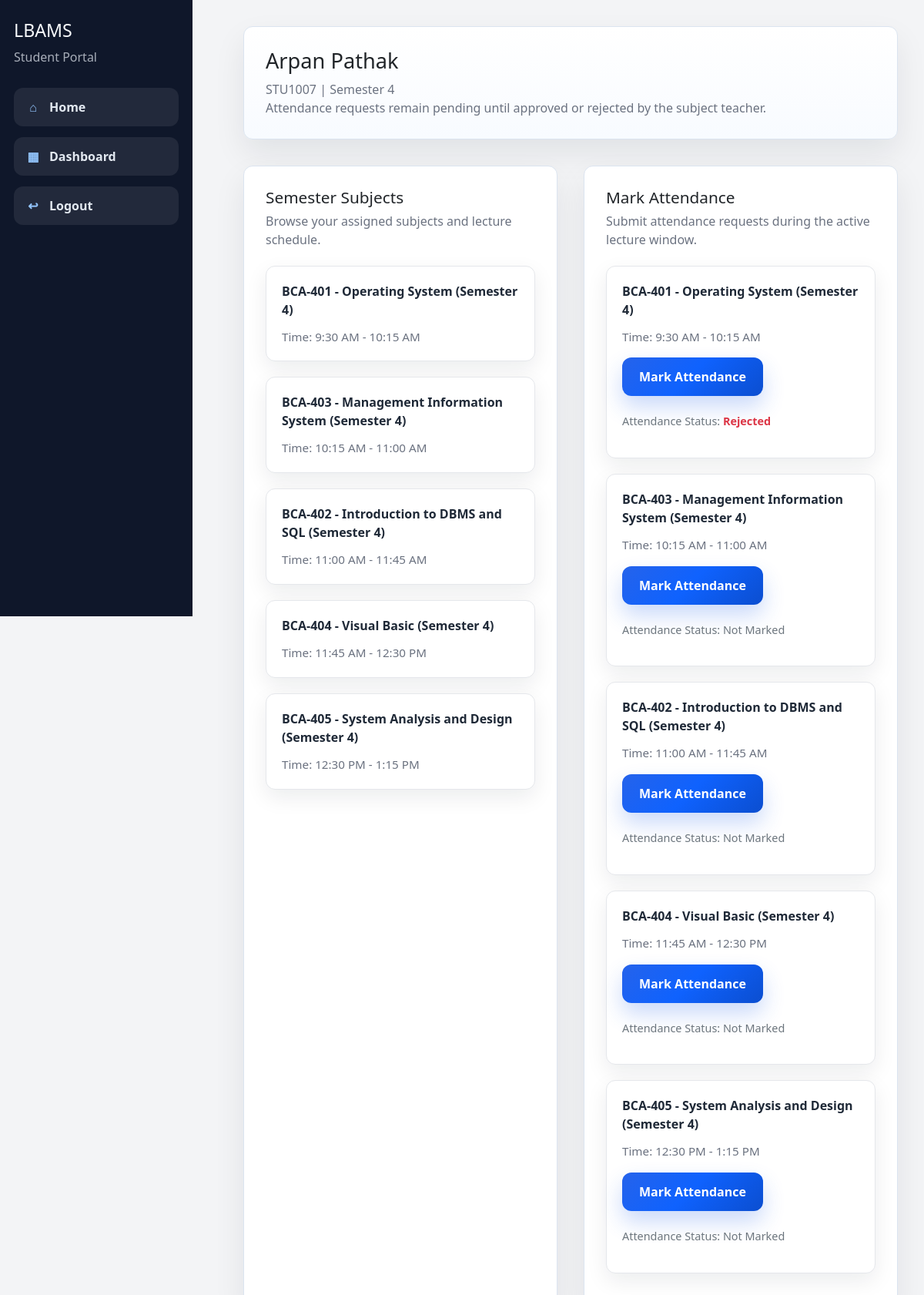
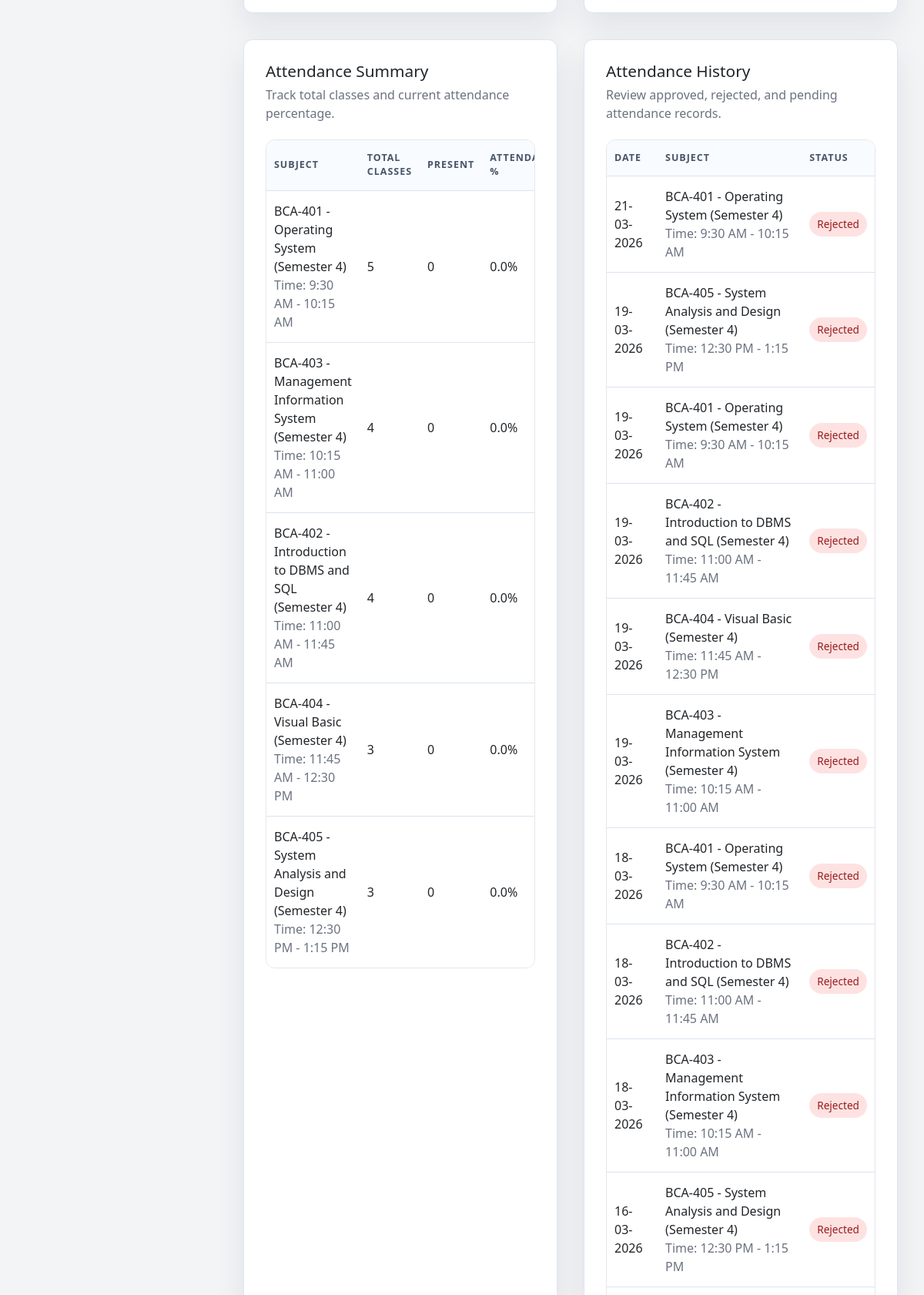
The app's page /student/dashboard (signed in, upper part) with its own data (2 pictures, top to bottom).
### models.py (models this page shows, shortened)
class User(UserMixin, db.Model):
    __tablename__ = "users"
    id = db.Column(db.Integer, primary_key=True)
    username = db.Column(db.String(80), unique=True, nullable=False)
    password_hash = db.Column(db.String(255), nullable=False)
    role = db.Column(db.String(20), nullable=False)
    student = db.relationship("Student", back_populates="user", uselist=False)
    teacher = db.relationship("Teacher", back_populates="user", uselist=False)
    admin = db.relationship("Admin", back_populates="user", uselist=False)

class Student(db.Model):
    __tablename__ = "students"
    id = db.Column(db.Integer, primary_key=True)
    user_id = db.Column(db.Integer, db.ForeignKey("users.id"), unique=True, nullable=False)
    student_code = db.Column(db.String(30), unique=True, nullable=False)
    roll_number = db.Column(db.String(30), unique=True, nullable=False)
    full_name = db.Column(db.String(120), nullable=False)
    email = db.Column(db.String(120), unique=True, nullable=False)
    semester = db.Column(db.Integer, nullable=False)
    is_approved = db.Column(db.Boolean, default=False, nullable=False)
    is_rejected = db.Column(db.Boolean, default=False, nullable=False)
    created_at = db.Column(db.DateTime, default=datetime.utcnow, nullable=False)
    user = db.relationship("User", back_populates="student")
    attendances = db.relationship("Attendance", back_populates="student", passive_deletes=True)
    attendance_summaries = db.relationship(
        "AttendanceSummary",
        back_populates="student",
        passive_deletes=True,
    )

class Subject(db.Model):
    __tablename__ = "subjects"
    id = db.Column(db.Integer, primary_key=True)
    name = db.Column(db.String(120), unique=True, nullable=False)
    code = db.Column(db.String(20), unique=True, nullable=False)
    semester = db.Column(db.Integer, nullable=False)
    subject_type = db.Column("type", db.String(20), nullable=False, default="theory")
    teacher_id = db.Column(db.Integer, db.ForeignKey("teachers.id"), nullable=True)
    start_time = db.Column(db.Time, nullable=True)
    end_time = db.Column(db.Time, nullable=True)
    teachers = db.relationship(
        "Teacher",
        secondary=teacher_subjects,
        back_populates="subject_assignments",
    )
    lectures = db.relationship("Lecture", back_populates="subject", cascade="all, delete-orphan")
    attendances = db.relationship("Attendance", back_populates="subject")
    attendance_summaries = db.relationship("AttendanceSummary", back_populates="subject")
    @property
    def lecture_time_label(self):
        if self.subject_type == "lab":
            return "Lab subject"
        if self.subject_type == "project":
            return "Project"
        if not self.start_time or not self.end_time:
            return "Time not set"
        start = self.start_time.strftime("%I:%M %p").lstrip("0")
        end = self.end_time.strftime("%I:%M %p").lstrip("0")
        return f"{start} - {end}"
    @property
    def display_label(self):
        return f"{self.code} - {self.name} (Semester {self.semester})"

class AttendanceSummary(db.Model):
    __tablename__ = "attendance_summaries"
    __table_args__ = (
        UniqueConstraint("student_id", "subject_id", name="uq_attendance_summary"),
    )
    id = db.Column(db.Integer, primary_key=True)
    student_id = db.Column(db.Integer, db.ForeignKey("students.id"), nullable=False)
    subject_id = db.Column(db.Integer, db.ForeignKey("subjects.id"), nullable=False)
    total_classes = db.Column(db.Integer, default=0, nullable=False)
    present_classes = db.Column(db.Integer, default=0, nullable=False)
    attendance_percentage = db.Column(db.Float, default=0.0, nullable=False)
    updated_at = db.Column(db.DateTime, default=datetime.utcnow, onupdate=datetime.utcnow, nullable=False)
    student = db.relationship("Student", back_populates="attendance_summaries")
    subject = db.relationship("Subject", back_populates="attendance_summaries")

class Attendance(db.Model):
    __tablename__ = "attendance"
    __table_args__ = (
        UniqueConstraint("student_id", "lecture_id", "attendance_date", name="uq_attendance_once"),
    )
    id = db.Column(db.Integer, primary_key=True)
    student_id = db.Column(db.Integer, db.ForeignKey("students.id"), nullable=False)
    subject_id = db.Column(db.Integer, db.ForeignKey("subjects.id"), nullable=False)
    lecture_id = db.Column(db.Integer, db.ForeignKey("lectures.id"), nullable=False)
    attendance_date = db.Column(db.Date, default=date.today, nullable=False)
    status = db.Column(db.String(20), default="pending", nullable=False) # status can be pending, present, absent
    latitude = db.Column(db.Float, nullable=False)
    longitude = db.Column(db.Float, nullable=False)
    distance_meters = db.Column(db.Float, nullable=False)
    created_at = db.Column(db.DateTime, default=datetime.utcnow, nullable=False)
    student = db.relationship("Student", back_populates="attendances")
    subject = db.relationship("Subject", back_populates="attendances")
    lecture = db.relationship("Lecture", back_populates="attendances")

### routes/student_routes.py (the view)
@student_bp.route("/dashboard")
@login_required
def dashboard():
    if not student_required():
        return redirect(url_for("auth.login"))
    student = get_current_student()
    roll_number_redirect = require_roll_number(student)
    if roll_number_redirect:
        return roll_number_redirect
    reconcile_lecture_attendance()
    subjects = (
        Subject.query.filter_by(semester=student.semester)
        .order_by(
            case((Subject.start_time.is_(None), 1), else_=0),
            Subject.start_time.asc(),
            Subject.name.asc(),
        )
        .all()
    )
    todays_attendance = Attendance.query.filter_by(
        student_id=student.id,
        attendance_date=datetime.now(IST).date()
    ).all()
    attendance_status = {att.subject_id: att.status for att in todays_attendance}
    summary = []
    for subject in subjects:
        stored_summary = update_attendance_summary(student.id, subject.id)
        summary.append(
            {
                "subject": subject,
                "total_classes": stored_summary.total_classes if stored_summary else 0,
                "present": stored_summary.present_classes if stored_summary else 0,
                "percentage": stored_summary.attendance_percentage if stored_summary else 0,
            }
        )
    db.session.commit()
    history = (
        Attendance.query.filter_by(student_id=student.id)
        .order_by(Attendance.attendance_date.desc(), Attendance.created_at.desc())
        .all()
    )
    return render_template(
        "student/dashboard.html",
        student=student,
        subjects=subjects,
        summary=summary,
        history=history,
        allowed_radius=ALLOWED_RADIUS_METERS,
        attendance_status=attendance_status,
    )

### templates/student/dashboard.html (shortened to what this page needs)
{% extends "base.html" %}
{% block content %}
<section class="student-dashboard">
    <div class="card student-profile-card">
        <h2>{{ student.full_name }}</h2>
        <p class="muted">{{ student.student_code }} | Semester {{ student.semester }}</p>
        <p class="muted">Attendance requests remain pending until approved or rejected by the subject teacher.</p>
    </div>
    <div class="student-dashboard-grid">
        <div class="card student-subjects-card">
            <div class="student-card-header">
                <h2>Semester Subjects</h2>
                <p class="muted">Browse your assigned subjects and lecture schedule.</p>
            </div>
            <div class="subject-card-list">
                {% for subject in subjects %}
                <a class="subject-card" href="{{ url_for('student.subject_attendance_history', subject_id=subject.id) }}">
                    <p class="subject-heading">{{ subject.display_label }}</p>
                    <p class="subject-time">Time: {{ subject.lecture_time_label }}</p>
                </a>
                {% else %}
                <p>No subjects available for your semester.</p>
                {% endfor %}
            </div>
        </div>
        <div class="card student-attendance-card">
            <div class="student-card-header">
                <h2>Mark Attendance</h2>
                <p class="muted">Submit attendance requests during the active lecture window.</p>
            </div>
            <div class="subject-card-list">
                {% for subject in subjects %}
                <div class="subject-card">
                    <p class="subject-heading">{{ subject.display_label }}</p>
                    <p class="subject-time">Time: {{ subject.lecture_time_label }}</p>
                    <button
                        class="btn btn-primary attendance-trigger"
                        data-subject-id="{{ subject.id }}"
                        data-subject-name="{{ subject.name }}"
                        type="button"
                    >
                        Mark Attendance
                    </button>
                    {% set status = attendance_status.get(subject.id) %}
                    <p style="margin-top: 10px; font-size: 0.9em; color: #6c757d;">
                        Attendance Status:
                        {% if status == 'pending' %}
                            <span style="color: #0d6efd; font-weight: 600;">Pending Approval</span>
                        {% elif status == 'present' %}
                            <span style="color: #198754; font-weight: 600;">Accepted</span>
                        {% elif status == 'absent' %}
                            <span style="color: #dc3545; font-weight: 600;">Rejected</span>
                        {% else %}
                            <span>Not Marked</span>
                        {% endif %}
                    </p>
                </div>
                {% else %}
                <p>No subjects available for your semester.</p>
                {% endfor %}
            </div>
        </div>
        <div class="card student-summary-card">
            <div class="student-card-header">
                <h2>Attendance Summary</h2>
                <p class="muted">Track total classes and current attendance percentage.</p>
            </div>
            <div class="table-wrap">
                <table>
                    <thead>
                        <tr>
                            <th>Subject</th>
                            <th>Total Classes</th>
                            <th>Present</th>
                            <th>Attendance %</th>
                        </tr>
                    </thead>
                    <tbody>
                        {% for row in summary %}
                        <tr>
                            <td>{{ row.subject.display_label }}<br><span class="muted">Time: {{ row.subject.lecture_time_label }}</span></td>
                            <td>{{ row.total_classes }}</td>
                            <td>{{ row.present }}</td>
                            <td>{{ row.percentage }}%</td>
                        </tr>
                        {% else %}
                        <tr><td colspan="4">No attendance summary yet.</td></tr>
                        {% endfor %}
                    </tbody>
                </table>
            </div>
        </div>
        <div class="card student-history-card">
            <div class="student-card-header">
                <h2>Attendance History</h2>
                <p class="muted">Review approved, rejected, and pending attendance records.</p>
            </div>
            <div class="table-wrap">
                <table>
                    <thead>
                        <tr>
                            <th>Date</th>
                            <th>Subject</th>
                            <th>Status</th>
                        </tr>
                    </thead>
                    <tbody>
                        {% for record in history %}
                        <tr>
                            <td>{{ record.attendance_date|format_date }}</td>
                            <td>{{ record.subject.display_label }}<br><span class="muted">Time: {{ record.subject.lecture_time_label }}</span></td>
                            <td>
                                {% if record.status == 'present' %}
                                <span class="status present">Accepted</span>
                                {% elif record.status == 'absent' %}
                                <span class="status absent">Rejected</span>
                                {% else %}
                                <span class="status pending">Pending</span>
                                {% endif %}
                            </td>
                        </tr>
                        {% else %}
                        <tr><td colspan="3">No attendance history.</td></tr>
                        {% endfor %}
                    </tbody>
                </table>
            </div>
        </div>
    </div>
</section>
{% endblock %}

### templates/base.html (shortened to what this page needs)
<!DOCTYPE html>
<html lang="en">
<head>
    <link
        href="https://cdn.jsdelivr.net/npm/bootstrap@5.3.3/dist/css/bootstrap.min.css"
        rel="stylesheet"
    >
    <link rel="stylesheet" href="{{ url_for('static', filename='css/style.css') }}">
</head>
<body>
    <div class="page-shell">
        {% if current_user.is_authenticated %}
        <aside class="sidebar">
            <div class="sidebar-brand">
                <h2>LBAMS</h2>
                <p class="muted">{{ current_user.role|title }} Portal</p>
            </div>
            <nav class="nav-links">
                <a href="{{ url_for('main.home') }}"><span class="nav-icon">&#8962;</span><span>Home</span></a>
                {% if current_user.role == 'admin' %}
                <a href="{{ url_for('admin.dashboard') }}"><span class="nav-icon">&#9638;</span><span>Dashboard</span></a>
                <a href="{{ url_for('admin.manage_teacher_subjects') }}"><span class="nav-icon">&#8942;</span><span>Manage Teacher Subjects</span></a>
                {% elif current_user.role == 'teacher' %}
                <a href="{{ url_for('teacher.dashboard') }}"><span class="nav-icon">&#9638;</span><span>Dashboard</span></a>
                {% elif current_user.role == 'student' %}
                <a href="{{ url_for('student.dashboard') }}"><span class="nav-icon">&#9638;</span><span>Dashboard</span></a>
                {% endif %}
                <a href="{{ url_for('auth.logout') }}"><span class="nav-icon">&#8617;</span><span>Logout</span></a>
            </nav>
        </aside>
        {% endif %}
        <main class="content {% if not current_user.is_authenticated %}content-full{% endif %}">
            {% block content %}{% endblock %}
        </main>
    </div>
</body>
</html>

### records on screen
User: role "Student"
Student: full_name "Arpan Pathak", student_code "STU1007", semester "4"
Subject: display_label "BCA-401 - Operating System (Semester 4)", lecture_time_label "9:30 AM - 10:15 AM", shows "Rejected", subject.display_label "BCA-401 - Operating System (Semester 4)", subject.lecture_time_label "9:30 AM - 10:15 AM"
Subject: display_label "BCA-403 - Management Information System (Semester 4)", lecture_time_label "10:15 AM - 11:00 AM", shows "Not Marked", subject.display_label "BCA-403 - Management Information System (Semester 4)", subject.lecture_time_label "10:15 AM - 11:00 AM"
Subject: display_label "BCA-402 - Introduction to DBMS and SQL (Semester 4)", lecture_time_label "11:00 AM - 11:45 AM", shows "Not Marked", subject.display_label "BCA-402 - Introduction to DBMS and SQL (Semester 4)", subject.lecture_time_label "11:00 AM - 11:45 AM"
Subject: display_label "BCA-404 - Visual Basic (Semester 4)", lecture_time_label "11:45 AM - 12:30 PM", shows "Not Marked", subject.display_label "BCA-404 - Visual Basic (Semester 4)", subject.lecture_time_label "11:45 AM - 12:30 PM"
Subject: display_label "BCA-405 - System Analysis and Design (Semester 4)", lecture_time_label "12:30 PM - 1:15 PM", shows "Not Marked", subject.display_label "BCA-405 - System Analysis and Design (Semester 4)", subject.lecture_time_label "12:30 PM - 1:15 PM"
AttendanceSummary: percentage "0.0"
AttendanceSummary: percentage "0.0"
AttendanceSummary: percentage "0.0"
AttendanceSummary: percentage "0.0"
AttendanceSummary: percentage "0.0"
Attendance: attendance_date "21-03-2026", subject.display_label "BCA-401 - Operating System (Semester 4)", subject.lecture_time_label "9:30 AM - 10:15 AM", status "Rejected"
Attendance: attendance_date "19-03-2026", subject.display_label "BCA-405 - System Analysis and Design (Semester 4)", subject.lecture_time_label "12:30 PM - 1:15 PM", status "Rejected"
Attendance: attendance_date "19-03-2026", subject.display_label "BCA-401 - Operating System (Semester 4)", subject.lecture_time_label "9:30 AM - 10:15 AM", status "Rejected"
Attendance: attendance_date "19-03-2026", subject.display_label "BCA-402 - Introduction to DBMS and SQL (Semester 4)", subject.lecture_time_label "11:00 AM - 11:45 AM", status "Rejected"
Attendance: attendance_date "19-03-2026", subject.display_label "BCA-404 - Visual Basic (Semester 4)", subject.lecture_time_label "11:45 AM - 12:30 PM", status "Rejected"
Attendance: attendance_date "19-03-2026", subject.display_label "BCA-403 - Management Information System (Semester 4)", subject.lecture_time_label "10:15 AM - 11:00 AM", status "Rejected"
Attendance: attendance_date "18-03-2026", subject.display_label "BCA-401 - Operating System (Semester 4)", subject.lecture_time_label "9:30 AM - 10:15 AM", status "Rejected"
Attendance: attendance_date "18-03-2026", subject.display_label "BCA-402 - Introduction to DBMS and SQL (Semester 4)", subject.lecture_time_label "11:00 AM - 11:45 AM", status "Rejected"
Attendance: attendance_date "18-03-2026", subject.display_label "BCA-403 - Management Information System (Semester 4)", subject.lecture_time_label "10:15 AM - 11:00 AM", status "Rejected"
Attendance: attendance_date "16-03-2026", subject.display_label "BCA-405 - System Analysis and Design (Semester 4)", subject.lecture_time_label "12:30 PM - 1:15 PM", status "Rejected"

### other values on screen
{{ row.total_classes }} "5" "4" "4" "3" "3"
{{ row.present }} "0" "0" "0" "0" "0"
